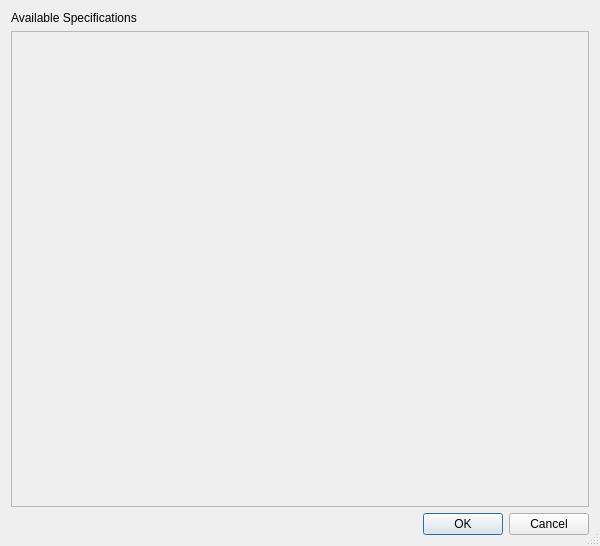
<?xml version="1.0" encoding="UTF-8"?>
<ui version="4.0">
 <class>SpecificationSelectDialog</class>
 <widget class="QDialog" name="SpecificationSelectDialog">
  <property name="geometry">
   <rect>
    <x>0</x>
    <y>0</y>
    <width>600</width>
    <height>546</height>
   </rect>
  </property>
  <property name="windowTitle">
   <string>Specification</string>
  </property>
  <property name="sizeGripEnabled">
   <bool>true</bool>
  </property>
  <property name="modal">
   <bool>true</bool>
  </property>
  <layout class="QVBoxLayout" name="verticalLayout">
   <item>
    <widget class="QLabel" name="label">
     <property name="text">
      <string>Available Specifications</string>
     </property>
    </widget>
   </item>
   <item>
    <widget class="QScrollArea" name="scrollArea">
     <property name="widgetResizable">
      <bool>true</bool>
     </property>
     <widget class="QWidget" name="scrollAreaWidgetContents">
      <property name="geometry">
       <rect>
        <x>0</x>
        <y>0</y>
        <width>586</width>
        <height>486</height>
       </rect>
      </property>
     </widget>
    </widget>
   </item>
   <item>
    <widget class="QDialogButtonBox" name="buttonBox">
     <property name="orientation">
      <enum>Qt::Horizontal</enum>
     </property>
     <property name="standardButtons">
      <set>QDialogButtonBox::Cancel|QDialogButtonBox::Ok</set>
     </property>
    </widget>
   </item>
  </layout>
 </widget>
 <resources/>
 <connections>
  <connection>
   <sender>buttonBox</sender>
   <signal>accepted()</signal>
   <receiver>SpecificationSelectDialog</receiver>
   <slot>accept()</slot>
   <hints>
    <hint type="sourcelabel">
     <x>248</x>
     <y>254</y>
    </hint>
    <hint type="destinationlabel">
     <x>157</x>
     <y>274</y>
    </hint>
   </hints>
  </connection>
  <connection>
   <sender>buttonBox</sender>
   <signal>rejected()</signal>
   <receiver>SpecificationSelectDialog</receiver>
   <slot>reject()</slot>
   <hints>
    <hint type="sourcelabel">
     <x>316</x>
     <y>260</y>
    </hint>
    <hint type="destinationlabel">
     <x>286</x>
     <y>274</y>
    </hint>
   </hints>
  </connection>
 </connections>
</ui>
